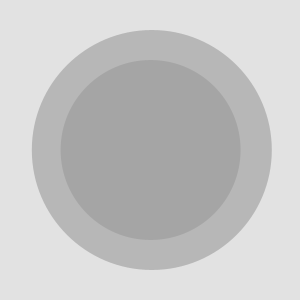
Frame 1 (no input)
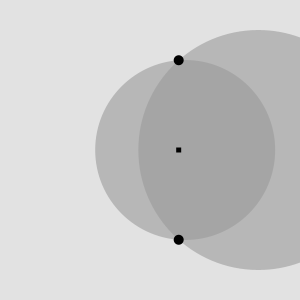
Frame 60 (the mouse pressed at the canvas centre just before this capture)
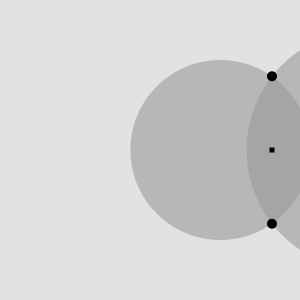
Frame 120 (the mouse held since frame 60 and released just before this capture)

The Processing sketch that drew these frames (run headless with seeded random() and noise(); from frame 60 on, the mouse is pressed at the canvas centre):

// Processing sketch: bit2atom_20201108_Structure3_process_evolution_02
// ── bit2atom_20201108_Structure3_process_evolution_02.pde
/* 
 
   Structure 3 (work in progress) 
   
   A surface filled with one hundred medium to small sized circles. 
   Each circle has a different size and direction, but moves at the same slow rate. 
   Display: 
   A. The instantaneous intersections of the circles 
   B. The aggregate intersections of the circles 
 
   Implemented by Casey Reas <http://groupc.net> 
   Uses circle intersection code from William Ngan <http://metaphorical.net> 
   Processing v.68 <http://processing.org> 
 
*/ 
 
 
Circle circleA, circleB; 
 
void setup() 
{ 
  size( 300, 300 ); 
  frameRate( 30 ); 
 
  circleA = new Circle( 150, 150, 90 ); 
  circleB = new Circle( 150, 150, 120 ); 
 
  ellipseMode(CENTER); 
  rectMode(CENTER); 
  noStroke(); 
  //smooth(); 
} 
 
 
void draw() 
{ 
  background(226); 
  
  //circleB.x = mouseX; 
  //circleB.y = mouseY; 
  
  circleA.update(); 
  circleB.update(); 
    
  fill( 153, 150 ); 
  ellipse( circleA.x, circleA.y, circleA.r*2, circleA.r*2 ); 
  ellipse( circleB.x, circleB.y, circleB.r*2, circleB.r*2 ); 
  
  intersect( circleA, circleB ); 
} 
 
 
class Circle 
{ 
  float x, y, r, r2; 
  float xspeed, yspeed; 
 
  Circle( float px, float py, float pr ) { 
    x = px; 
    y = py; 
    r = pr; 
    r2 = r*r; 
    xspeed = random(-2.0, 2.0); 
    yspeed = random(-2.0, 2.0); 
  } 
  
  void update() { 
    x += xspeed; 
    //y += yspeed + random(-0.1, 0.1); 
    
    if(x > width + r) { 
      x = -r; 
    } 
    if(x < -r) { 
      x = width+r; 
    } 
    if(y > height + r) { 
      y = -r; 
    } 
    if(y < -r) { 
      y = height+r; 
    } 
    
  } 
} 
 
 
void intersect( Circle cA, Circle cB ) { 
 
  float dx = cA.x - cB.x; 
  float dy = cA.y - cB.y; 
  float d2 = dx*dx + dy*dy; 
  float d = sqrt( d2 ); 
 
  if ( d>cA.r+cB.r || d<abs(cA.r-cB.r) ) return; // no solution 
  
  float a = (cA.r2 - cB.r2 + d2) / (2*d); 
  float h = sqrt( cA.r2 - a*a ); 
  float x2 = cA.x + a*(cB.x - cA.x)/d; 
  float y2 = cA.y + a*(cB.y - cA.y)/d; 
 
  noStroke(); 
  fill(0); 
  rect( x2, y2, 5, 5 ); 
 
  float paX = x2 + h*(cB.y - cA.y)/d; 
  float paY = y2 - h*(cB.x - cA.x)/d; 
  float pbX = x2 - h*(cB.y - cA.y)/d; 
  float pbY = y2 + h*(cB.x - cA.x)/d; 
 
  ellipse( paX, paY, 10, 10 ); 
  ellipse( pbX, pbY, 10, 10 ); 
 
} 
 
